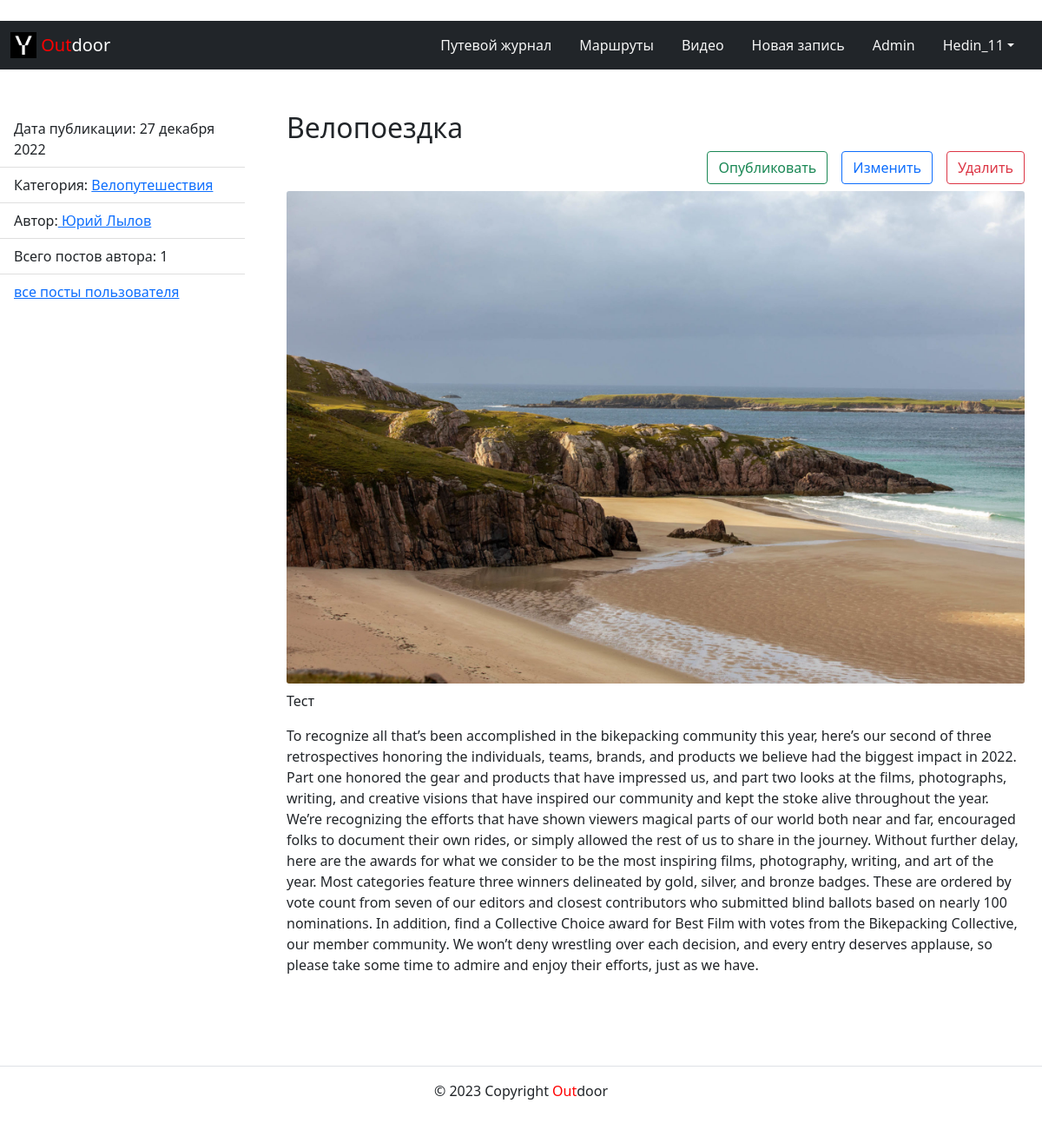
The page /posts/1/ (signed in) on the database as committed earlier.
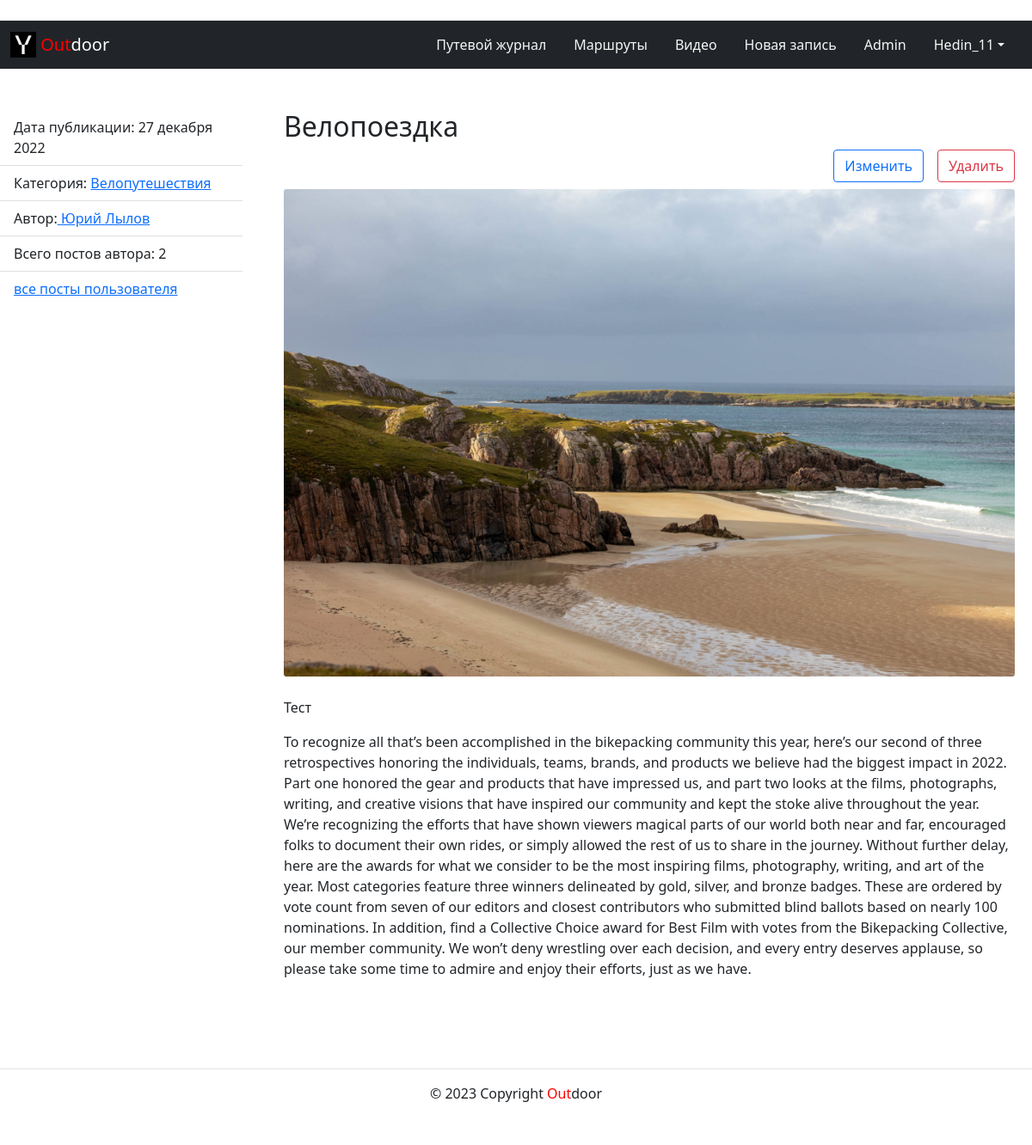
The same page on the database as committed later.
### users/models.py (models this page shows, shortened)
class User(AbstractUser):
    username = models.CharField(
        unique=True,
        max_length=150,
        verbose_name='Ник пользователя',
        db_index=True,
    )
    email = models.EmailField(
        max_length=254,
        verbose_name='email',
        unique=True,
    )
    first_name = models.CharField(
        max_length=150,
        verbose_name='Имя пользователя',
        blank=True,
    )
    last_name = models.CharField(
        max_length=150,
        verbose_name='Фамилия пользователя',
        blank=True,
    )
    image = models.ImageField(
        'Фото профиля',
        default='default/User.png',
        upload_to="profiles/%Y/%m/%d/",
        help_text='Добавьте изображение к профилю',
        null=True,
        blank=True,
    )
    description = models.TextField(
        'О себе',
        blank=True,
        max_length=500
    )
    class Meta:
        verbose_name = 'Пользователи'
        verbose_name_plural = 'Пользователи'
        ordering = ['-date_joined']
    def __str__(self):
        return self.username

### posts/models.py (models this page shows, shortened)
class Post(models.Model):
    title = models.CharField(
        max_length=255,
        verbose_name='Заголовок'
    )
    text = HTMLField(
        'Текст',
        help_text='Введите текст поста'
    )
    pub_date = models.DateTimeField(auto_now_add=True)
    author = models.ForeignKey(
        User,
        on_delete=models.CASCADE,
        related_name='posts',
        verbose_name='Автор',
        help_text='Автор поста'
    )
    category = models.ForeignKey(
        Category,
        related_name='posts',
        on_delete=models.CASCADE,
        help_text='Выберите категорию',
        verbose_name='Категория',
    )
    photo = models.ImageField(
        'Изображение',
        upload_to="images/%Y/%m/%d/",
        help_text='Добавьте изображение к посту',
    )
    is_published = models.BooleanField(
        blank=False,
        verbose_name='Публикация',
        default=False,
        help_text='Опубликовать или оставить в черновике?',
        )
    class Meta:
        ordering = ('-pub_date',)
    def get_absolute_url(self):
        return reverse("posts:post_detail", kwargs={"pk": self.pk})

class Category(models.Model):
    title = models.CharField(
        'Заголовок',
        max_length=100,
        help_text='Название категории'
    )
    slug = models.SlugField(
        'Адрес для страницы c категорией',
        max_length=50,
        unique=True,
        blank=True,
        help_text=(
            'Укажите уникальный адрес для страницы задачи. Используйте только '
            'латиницу, цифры, дефисы и знаки подчёркивания'
        )
    )
    description = models.TextField(
        'Описание',
        help_text='Опишите категорию'
    )
    def __str__(self) -> str:
        return self.title

### posts/views.py (the view)
# urls.py: path('posts/<int:pk>/', ShowPost.as_view(), name='post_detail'),
class ShowPost(DetailView):
    model = Post
    template_name = 'posts/post_detail.html'
    pk_url_kwarg = 'pk'
    context_object_name = 'post'
    def get_context_data(self, *, object_list=None, **kwargs):
        context = super().get_context_data(**kwargs)
        context['title'] = context['post']
        context['count'] = Post.objects.filter(author__id=self.kwargs['pk']).count()
        return context

### core/context_processors/year.py (called while the page is built)
def year(request):
    return {
        'year': timezone.now().year
    }

### templates/posts/post_detail.html (shortened to what this page needs)
{% extends 'base.html' %}
{% load thumbnail %}
{% block content %}
<div class="row">
    <aside class="col-12 col-md-3 container py-5">
      <ul class="list-group list-group-flush">
        <li class="list-group-item">
          Дата публикации: {{ post.pub_date|date:"d E Y"}}
        </li>
        {% if post.category %}
          <li class="list-group-item">Категория:
            <a href="{% url 'posts:category' post.category.slug %}">
             {{ post.category }}
            </a>
          </li>
          {% endif %}
          <li class="list-group-item">
            Автор:<a href="{% url 'posts:profile' post.author.username %}">
                   {{ post.author.get_full_name }}
                  </a>
          </li>
          <li class="list-group-item d-flex justify-content-between align-items-center">
            Всего постов автора: {{ count }}
          </li>
        <li class="list-group-item">
          <a href="{% url 'posts:profile_posts' user %}">
            все посты пользователя
          </a>
        </li>
      </ul>
    </aside>
    <article class="col-12 col-md-9 pe-2">
      <div class="container py-5">
        <p class="h2">{{ post.title }}</p>
        {% if request.user == post.author %}
          <div class="d-grid gap-2 d-md-flex justify-content-md-end">
            {% if not post.is_published %}
              <a class="btn btn-outline-success me-md-2" href="{% url 'posts:post_public' post.pk %}">Опубликовать</a>
            {% endif %}
            <a class="btn btn-outline-primary me-md-2" href="{% url 'posts:post_update' post.pk %}">Изменить</a>
            <a class="btn btn-outline-danger" href="{% url 'posts:post_delete' post.pk %}">Удалить</a>
          </div>
        {% endif %}
        <div>
          {% thumbnail post.photo "1920x1080" crop="center" upscale=True as im %}
            <a href="{{ post.get_absolute_url }}"><img class="card-img my-2" src="{{ im.url }}"></a>
          {% endthumbnail %}
        </div>
        <p>{{ post.text|safe }}</p>
      </div>
    </article>
  </div>
{% endblock %}

### templates/base.html (shortened to what this page needs)
{% load static %}
<!DOCTYPE html>
<html lang="ru">
  <head>
    <link href="https://cdn.jsdelivr.net/npm/bootstrap@5.1.3/dist/css/bootstrap.min.css" rel="stylesheet">
    <link rel="stylesheet" href="{% static 'css/bootstrap.min.css' %}">
    <link rel="stylesheet" href="{% static 'css/main.css' %}">
  </head>
  <body style="overflow-x:hidden;">
    <header>
      {% include 'includes/header.html' %}
    </header>
    <main>
      {% block content %}{% endblock %}
    </main>
    <footer class="footer text-center py-3 mt-auto">
      {% include 'includes/footer.html' %}
    </footer>
  </body>

### templates/includes/header.html (shortened to what this page needs)
﻿{% load static %}
{% with request.resolver_match.view_name as view_name %}
<header>
  <nav class="navbar navbar-expand-lg navbar-dark bg-dark" style="background-color: lightskyblue">
    <div class="container-fluid">
      <a class="navbar-brand" href="{% url 'posts:index' %}">
        <img src="{% static 'img/logo.png' %}" width="30" height="30" class="d-inline-block align-top" alt="">
        <span style="color:red">Out</span>door
      </a>
      <div class="collapse navbar-collapse d-flex justify-content-end" id="navbarSupportedContent">
      <ul class="nav nav-pills">
          <li class="nav-item">
            <a class="nav-link {% if view_name == 'posts:index' %}active{% endif %}"
              href="{% url 'posts:index' %}">Путевой журнал</a>
          </li>
          <li class="nav-item">
            <a class="nav-link {% if view_name == 'about:author' %}active{% endif %}"
              href="{% url 'about:author' %}">Маршруты</a>
          </li>
          <li class="nav-item">
            <a class="nav-link {% if view_name == 'about:tech' %}active{% endif %}"
              href="{% url 'about:tech' %}">Видео</a>
          </li>
          {% if user.is_authenticated %}
            <li class="nav-item">
              <a class="nav-link {% if view_name == 'posts:create' %}active{% endif %}"
                href="{% url 'posts:post_create' %}">Новая запись</a>
            </li>
            {% if user.is_staff %}
            <li class="nav-item">
              <a class="nav-link {% if view_name == 'posts:create' %}active{% endif %}"
                href="{% url 'admin:index' %}">Admin</a>
            </li>
            {% endif %}
            {% with request.resolver_match.url_name as url_name  %}
            <li class="nav-item pe-1 dropdown">
              <a class="nav-link {% if url_name in 'profile,post_draft' %}active{% endif %} dropdown-toggle"  data-bs-display="static" data-bs-toggle="dropdown" href="#" role="button" aria-expanded="false">{{ user.username }}</a>
            </li>
            {% endwith %}
          {% endif %}
        </ul>
      </div>
    </div>
  </nav>
</header>
{% endwith %}

### templates/includes/footer.html
﻿{% load tz %}
<div class="border-top text-center py-3">
     <p>© {{ year }} Copyright <span style="color:red">Out</span>door</p>
</div>

### posts/static/css/main.css (style rules this page uses)
.nav-link { color: whitesmoke; }
html, body { height: 100%; width: auto; }

Rows that differ between the two databases and show on the page:
changed Post "Велопоездка": is_published False → True (drawn)
Other text that changed with them:
{{ count }}: "1" → "2"
text no longer shown: "Опубликовать"
